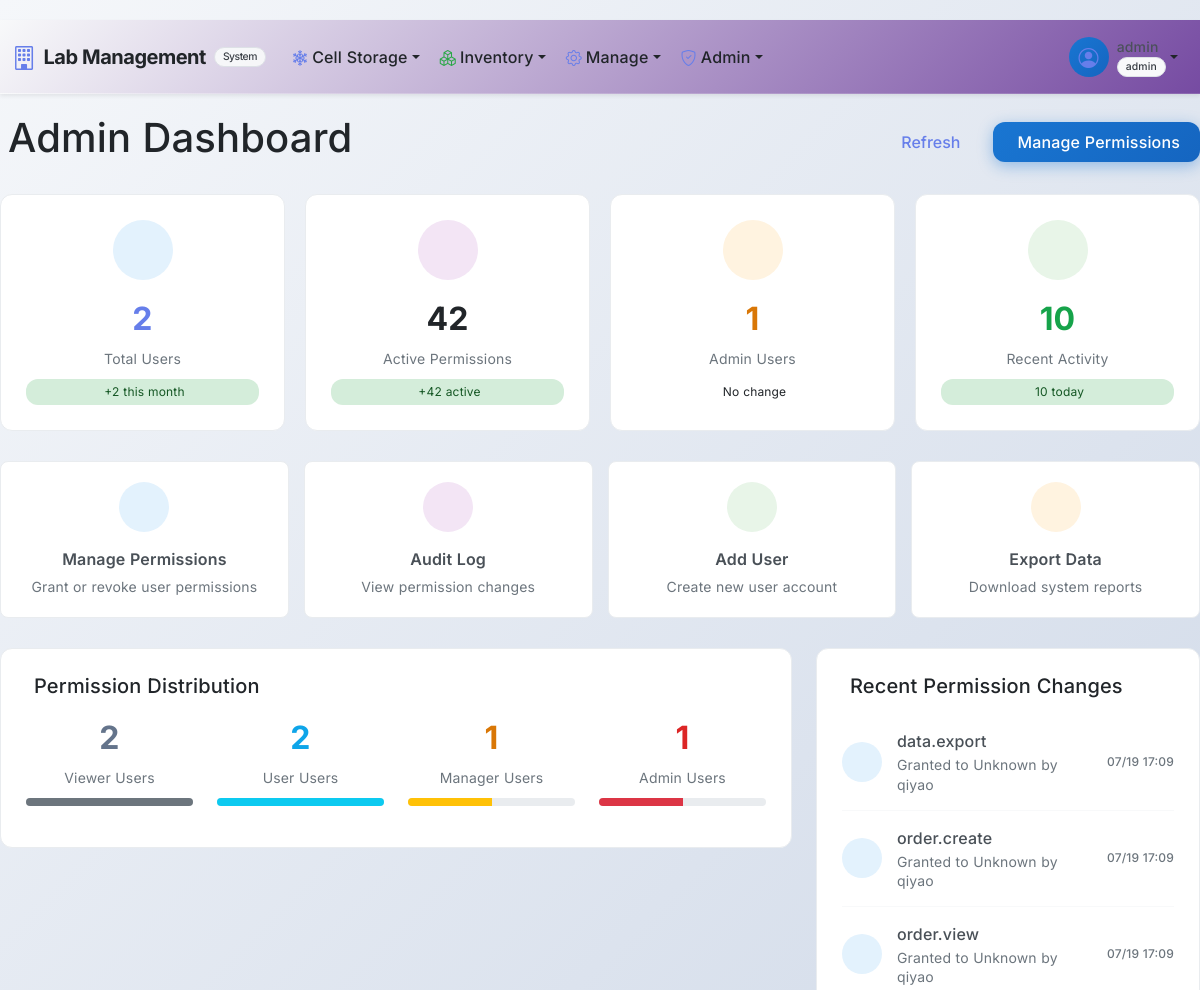
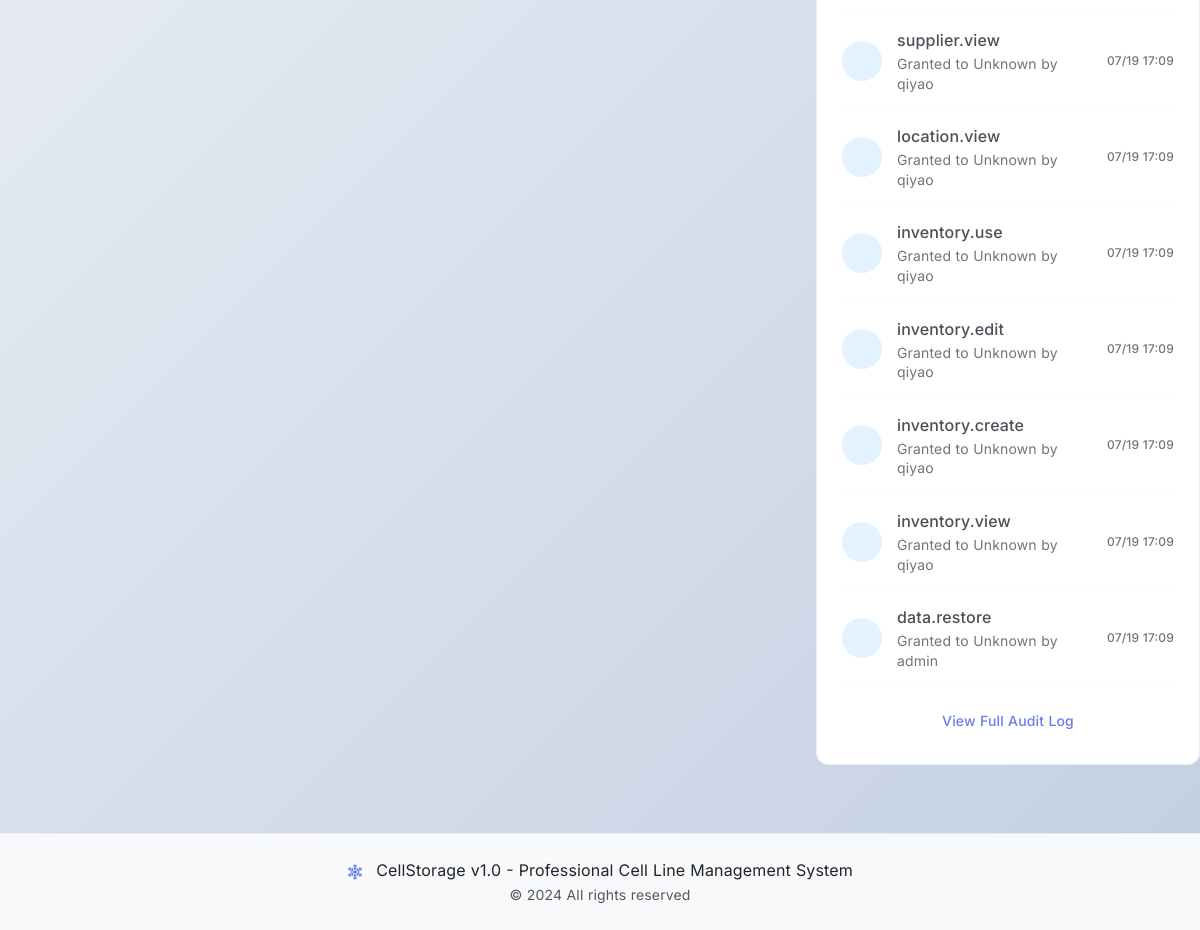
Page /admin/ (signed in) on the committed database (2 pictures, top to bottom).
### app/cell_storage/models.py (models this page shows, shortened)
class User(UserMixin, db.Model):
    __tablename__ = 'users'
    id = db.Column(db.Integer, primary_key=True)
    username = db.Column(db.String(64), unique=True, index=True, nullable=False)
    password_hash = db.Column(db.String(256))
    password_plain = db.Column(db.String(128))  # store plain password for admin view
    role = db.Column(db.String(64), default='user', nullable=False)  # e.g., 'user', 'admin'. Make role non-nullable.
    cell_lines_created = db.relationship('CellLine', backref='creator', lazy='dynamic',
                                         foreign_keys='CellLine.created_by_user_id')
    vials_frozen = db.relationship('CryoVial', backref='freezer_operator', lazy='dynamic',
                                   foreign_keys='CryoVial.frozen_by_user_id')
    audit_logs = db.relationship('AuditLog', backref='user_performing_action', lazy='dynamic',
                                 foreign_keys='AuditLog.user_id')
    @property
    def is_admin(self):
        return self.role == 'admin'

### app/inventory/models.py (models this page shows, shortened)
class UserPermission(db.Model):
    __tablename__ = 'user_permissions'
    id = db.Column(db.Integer, primary_key=True)
    user_id = db.Column(db.Integer, db.ForeignKey('users.id'), nullable=False)
    permission = db.Column(db.String(64), nullable=False)
    resource_type = db.Column(db.String(32))  # e.g., 'inventory', 'location', 'supplier'
    resource_id = db.Column(db.Integer)  # Specific resource ID (optional)
    granted_at = db.Column(db.DateTime, default=datetime.utcnow)
    granted_by_user_id = db.Column(db.Integer, db.ForeignKey('users.id'))
    expires_at = db.Column(db.DateTime)  # Optional expiration
    is_active = db.Column(db.Boolean, default=True)
    granted_by = db.relationship('User', foreign_keys=[granted_by_user_id], backref='permissions_granted')

### app/admin/routes.py (the view)
@bp.route('/')
@login_required
@require_permission('admin.user_management')
def admin_dashboard():
    total_users = User.query.count()
    active_permissions = UserPermission.query.filter_by(is_active=True).count()
    recent_permissions = UserPermission.query.order_by(
        UserPermission.granted_at.desc()
    ).limit(10).all()
    permission_stats = {}
    for group_name, permissions in PermissionManager.PERMISSION_GROUPS.items():
        count = 0
        for user in User.query.all():
            user_perms = PermissionManager.get_user_permissions(user.id)
            if all(perm in user_perms for perm in permissions):
                count += 1
        permission_stats[group_name] = count
    return render_template('admin/dashboard.html',
                         total_users=total_users,
                         active_permissions=active_permissions,
                         recent_permissions=recent_permissions,
                         permission_stats=permission_stats)

### app/templates/admin/dashboard.html (shortened to what this page needs)
{% extends "base.html" %}
{% block content %}
<div class="container-fluid admin-dashboard">
    <div class="d-flex justify-content-between align-items-center mb-4">
        <h1>Admin Dashboard</h1>
        <div>
            <button class="btn btn-outline-primary me-2" onclick="refreshData()">
                Refresh
            </button>
            <a href="{{ url_for('admin.permissions') }}" class="btn btn-primary">
                Manage Permissions
            </a>
        </div>
    </div>
    <div class="stats-overview">
        <div class="stat-card">
            <div class="stat-icon" style="background: #e3f2fd; color: #1976d2;">
            </div>
            <div class="stat-number text-primary">{{ total_users }}</div>
            <div class="stat-label">Total Users</div>
            <div class="stat-change positive">
                +2 this month
            </div>
        </div>
        <div class="stat-card">
            <div class="stat-icon" style="background: #f3e5f5; color: #7b1fa2;">
            </div>
            <div class="stat-number text-purple">{{ active_permissions }}</div>
            <div class="stat-label">Active Permissions</div>
            <div class="stat-change positive">
                +{{ active_permissions }} active
            </div>
        </div>
        <div class="stat-card">
            <div class="stat-icon" style="background: #fff3e0; color: #f57c00;">
            </div>
            <div class="stat-number text-warning">{{ permission_stats.get('admin', 0) }}</div>
            <div class="stat-label">Admin Users</div>
            <div class="stat-change">
                No change
            </div>
        </div>
        <div class="stat-card">
            <div class="stat-icon" style="background: #e8f5e8; color: #2e7d32;">
            </div>
            <div class="stat-number text-success">{{ recent_permissions|length }}</div>
            <div class="stat-label">Recent Activity</div>
            <div class="stat-change positive">
                {{ recent_permissions|length }} today
            </div>
        </div>
    </div>
    <div class="quick-actions">
        <div class="action-card" onclick="location.href='{{ url_for('admin.permissions') }}'">
            <div class="action-icon" style="background: #e3f2fd; color: #1976d2;">
            </div>
            <div class="action-title">Manage Permissions</div>
            <div class="action-description">Grant or revoke user permissions</div>
        </div>
        <div class="action-card" onclick="location.href='{{ url_for('admin.permission_audit') }}'">
            <div class="action-icon" style="background: #f3e5f5; color: #7b1fa2;">
            </div>
            <div class="action-title">Audit Log</div>
            <div class="action-description">View permission changes</div>
        </div>
        <div class="action-card" onclick="addUser()">
            <div class="action-icon" style="background: #e8f5e8; color: #2e7d32;">
            </div>
            <div class="action-title">Add User</div>
            <div class="action-description">Create new user account</div>
        </div>
        <div class="action-card" onclick="exportData()">
            <div class="action-icon" style="background: #fff3e0; color: #f57c00;">
            </div>
            <div class="action-title">Export Data</div>
            <div class="action-description">Download system reports</div>
        </div>
    </div>
    <div class="row">
        <div class="col-lg-8">
            <div class="permission-distribution">
                <h5 class="mb-3">
                    Permission Distribution
                </h5>
                <div class="row">
                    {% for group, count in permission_stats.items() %}
                    <div class="col-sm-6 col-lg-3 mb-3">
                        <div class="text-center">
                            <div class="stat-number text-{{ 'danger' if group == 'admin' else 'warning' if group == 'manager' else 'info' if group == 'user' else 'secondary' }}">
                                {{ count }}
                            </div>
                            <div class="stat-label">{{ group.title() }} Users</div>
                            <div class="progress mt-2" style="height: 8px;">
                                <div class="progress-bar bg-{{ 'danger' if group == 'admin' else 'warning' if group == 'manager' else 'info' if group == 'user' else 'secondary' }}"
                                     style="width: {{ (count / total_users * 100) if total_users > 0 else 0 }}%"></div>
                            </div>
                        </div>
                    </div>
                    {% endfor %}
                </div>
            </div>
        </div>
        <div class="col-lg-4">
            <div class="recent-activity">
                <h5 class="mb-3">
                    Recent Permission Changes
                </h5>
                {% if recent_permissions %}
                    {% for perm in recent_permissions %}
                    <div class="activity-item">
                        <div class="activity-icon" style="background: #e3f2fd; color: #1976d2;">
                        </div>
                        <div class="activity-content">
                            <div class="activity-title">{{ perm.permission }}</div>
                            <div class="activity-description">
                                Granted to {{ perm.user.username if perm.user else 'Unknown' }}
                                {% if perm.granted_by %}
                                by {{ perm.granted_by.username }}
                                {% endif %}
                            </div>
                        </div>
                        <div class="activity-time">
                            {% if perm.granted_at %}
                            {{ perm.granted_at.strftime('%m/%d %H:%M') }}
                            {% else %}
                            Unknown
                            {% endif %}
                        </div>
                    </div>
                    {% endfor %}
                {% else %}
                <div class="text-center text-muted py-4">
                    <i class="fas fa-info-circle fs-3 mb-3 d-block"></i>
                    No recent permission changes
                </div>
                {% endif %}
                <div class="text-center mt-3">
                    <a href="{{ url_for('admin.permission_audit') }}" class="btn btn-sm btn-outline-primary">
                        View Full Audit Log
                    </a>
                </div>
            </div>
        </div>
    </div>
</div>
{% endblock %}

### app/templates/base.html (shortened to what this page needs)
<!DOCTYPE html>
<html lang="en">
<head>
    <link href="https://cdn.jsdelivr.net/npm/bootstrap@5.3.3/dist/css/bootstrap.min.css" rel="stylesheet">
    <link href="https://cdn.jsdelivr.net/npm/bootstrap-icons@1.11.3/font/bootstrap-icons.css" rel="stylesheet">
    <link href="https://cdnjs.cloudflare.com/ajax/libs/bootstrap-icons/1.11.3/font/bootstrap-icons.min.css" rel="stylesheet">
    <link href="{{ url_for('static', filename='css/style.css') }}" rel="stylesheet">
</head>
<body class="bg-light">
    <nav class="navbar navbar-expand-lg navbar-light bg-gradient shadow-sm sticky-top" style="background: linear-gradient(135deg, #f5f7fa 0%, #c3cfe2 100%);">
        <div class="container-fluid">
            <a class="navbar-brand fw-bold d-flex align-items-center" href="{{ url_for('cell_storage.index') }}" style="color: #212529;">
                <i class="bi bi-building me-2 fs-4" style="color: #667eea;"></i>
                <span style="color: #212529;">Lab Management</span>
                <small class="badge bg-light text-dark ms-2" style="color: #343a40; border: 1px solid #dee2e6;">System</small>
            </a>
            <div class="collapse navbar-collapse" id="navbarContent">
                <ul class="navbar-nav me-auto mb-2 mb-lg-0">
                    {% if current_user.is_authenticated %}
                        <li class="nav-item dropdown">
                            <a class="nav-link dropdown-toggle d-flex align-items-center" href="#" style="color: #212529;" id="cellStorageDropdown" role="button" data-bs-toggle="dropdown" aria-expanded="false">
                                <i class="bi bi-snow2 me-1" style="color: #667eea;"></i>
                                Cell Storage
                            </a>
                        </li>
                        <li class="nav-item dropdown">
                            <a class="nav-link dropdown-toggle d-flex align-items-center" href="#" style="color: #212529;" id="inventoryDropdown" role="button" data-bs-toggle="dropdown" aria-expanded="false">
                                <i class="bi bi-boxes me-1" style="color: #28a745;"></i>
                                Inventory
                            </a>
                        </li>
                        {% if current_user.is_admin %}
                            <li class="nav-item dropdown">
                                <a class="nav-link dropdown-toggle d-flex align-items-center" href="#" id="inventoryDropdown" role="button" data-bs-toggle="dropdown" aria-expanded="false" style="color: #212529;">
                                    <i class="bi bi-gear me-1" style="color: #667eea;"></i>
                                    Manage
                                </a>
                            </li>
                            <li class="nav-item dropdown">
                                <a class="nav-link dropdown-toggle d-flex align-items-center" href="#" id="adminDropdown" role="button" data-bs-toggle="dropdown" aria-expanded="false" style="color: #212529;">
                                    <i class="bi bi-shield-check me-1" style="color: #667eea;"></i>
                                    Admin
                                </a>
                            </li>
                        {% endif %}
                    {% endif %}
                </ul>
                <ul class="navbar-nav ms-auto mb-2 mb-lg-0">
                    {% if current_user.is_authenticated %}
                        <li class="nav-item dropdown">
                            <a class="nav-link dropdown-toggle d-flex align-items-center" href="#" id="userDropdown" role="button" data-bs-toggle="dropdown" aria-expanded="false" style="color: #212529;">
                                <div class="user-avatar me-2">
                                    <i class="bi bi-person-circle fs-5" style="color: #667eea;"></i>
                                </div>
                                <div class="d-flex flex-column">
                                    <span class="small" style="color: #212529;">{{ current_user.username }}</span>
                                    <span class="badge badge-role bg-light text-dark" style="color: #343a40; border: 1px solid #dee2e6;">{{ current_user.role }}</span>
                                </div>
                            </a>
                        </li>
                    {% else %}
                        <li class="nav-item">
                            <a class="nav-link btn btn-outline-primary rounded-pill px-3" href="{{ url_for('auth.login') }}" style="color: #667eea; border-color: #667eea;">
                                <i class="bi bi-box-arrow-in-right me-1"></i>Login
                            </a>
                        </li>
                    {% endif %}
                </ul>
            </div>
        </div>
    </nav>
    <main class="flex-grow-1">
        {% block content %}{% endblock %}
    </main>
    <footer class="bg-light text-center py-4 mt-5" style="color: #343a40;">
        <div class="container">
            <p class="mb-0">
                <i class="bi bi-snow2 me-2" style="color: #667eea;"></i>
                CellStorage v1.0 - Professional Cell Line Management System
            </p>
            <small class="text-muted" style="color: #495057;">© 2024 All rights reserved</small>
        </div>
    </footer>
</body>
</html>

### rows in the picture
User: username "admin", role "admin", id "1", title "Admin", {{ (count / total_users * 100) if total_users > 0 else 0 }} 50.0 (drawn)
User: id "2", title "User", {{ (count / total_users * 100) if total_users > 0 else 0 }} 100.0 (drawn)
UserPermission: permission "data.export", user "Unknown", granted_by.username "qiyao", granted_at "07/19 17:09"
UserPermission: permission "order.create", user "Unknown", granted_by.username "qiyao", granted_at "07/19 17:09"
UserPermission: permission "order.view", user "Unknown", granted_by.username "qiyao", granted_at "07/19 17:09"
UserPermission: permission "supplier.view", user "Unknown", granted_by.username "qiyao", granted_at "07/19 17:09"
UserPermission: permission "location.view", user "Unknown", granted_by.username "qiyao", granted_at "07/19 17:09"
UserPermission: permission "inventory.use", user "Unknown", granted_by.username "qiyao", granted_at "07/19 17:09"
UserPermission: permission "inventory.edit", user "Unknown", granted_by.username "qiyao", granted_at "07/19 17:09"
UserPermission: permission "inventory.create", user "Unknown", granted_by.username "qiyao", granted_at "07/19 17:09"
UserPermission: permission "inventory.view", user "Unknown", granted_by.username "qiyao", granted_at "07/19 17:09"
UserPermission: permission "data.restore", user "Unknown", granted_by.username "admin", granted_at "07/19 17:09"

### other values in the picture
{{ total_users }} "2"
{{ active_permissions }} "42"
{{ permission_stats.get('admin', 0) }} "1"
{{ recent_permissions|length }} "10"
{{ count }} "2" "1"
{{ group.title() }} "Viewer" "Manager"
